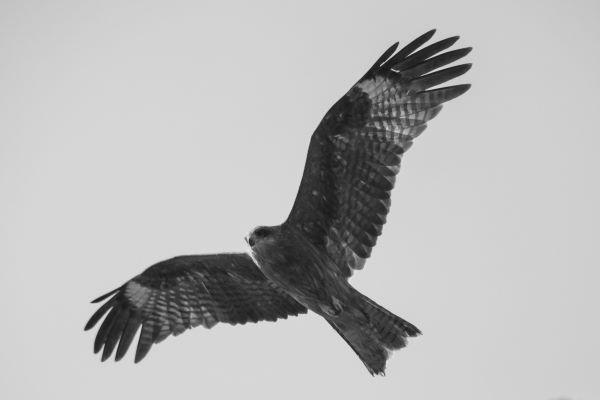
#> input picture HW/hw1_r07922106/sample4.jpg, 600 x 400 px
$ python prob2.py
#> lines starting #> are read from the running program, lines starting #| are printed output that depends on the picture
# prob2
import numpy as np
import cv2
import matplotlib.pyplot as pyplot

#(a)
img = cv2.imread("sample4.jpg")
#> img is the input picture: shape (400, 600, 3); min 0, max 237, mean 183.8
h,w,c = img.shape
#> h = 400; w = 600; c = 3
img1 = np.zeros([h,w], dtype=np.uint8)
for i in range(h):
    for j in range(w):
        img1[i][j] = img[i][j][0]
mean = 0
var = 1
gauss = np.random.normal(mean,var,(h,w))
gauss = gauss.reshape(h,w)
noisy1 = img1 + 10*gauss
noisy2 = img1 + 20*gauss
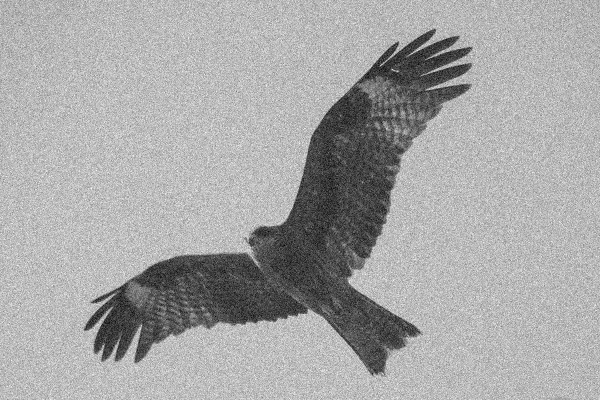
#> noisy2: shape (400, 600) float64; min -37.64, max 299.7, mean 183.8; drawn with min black and max white
cv2.imwrite("resultG1.jpg",noisy1)
cv2.imwrite("resultG2.jpg",noisy2)

#(b)
img = cv2.imread("sample4.jpg")
h,w,c = img.shape
img1 = np.zeros([h,w], dtype=np.uint8)
for i in range(h):
    for j in range(w):
        img1[i][j] = img[i][j][0]
sp = 0.5
amount = [0.025,0.05]
out = np.copy(img1)
for i in range(2):
    out = np.copy(img1)
    num_salt = np.ceil(amount[i] * img1.size * sp)
    coords = [np.random.randint(0, i - 1, int(num_salt)) for i in img1.shape]
#> (the run stopped early here; a loop or call above may not have finished)

$ run again, with HW/hw1_r07922106/sample3.jpg copied over HW/hw1_r07922106/sample4.jpg
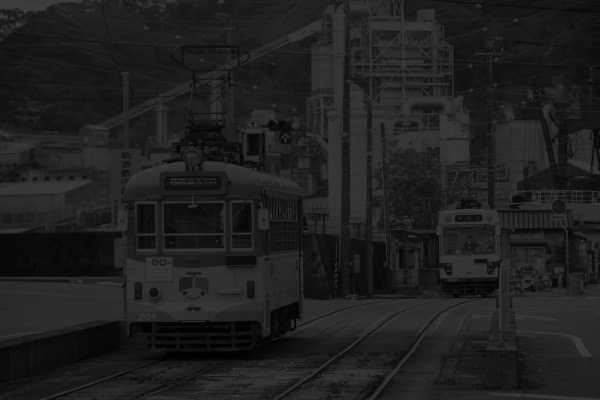
#> input picture HW/hw1_r07922106/sample3.jpg, 600 x 400 px
#> img is the input picture: shape (400, 600, 3); min 0, max 63, mean 31.3
#> `noisy1 = img1 + 10*gauss`:
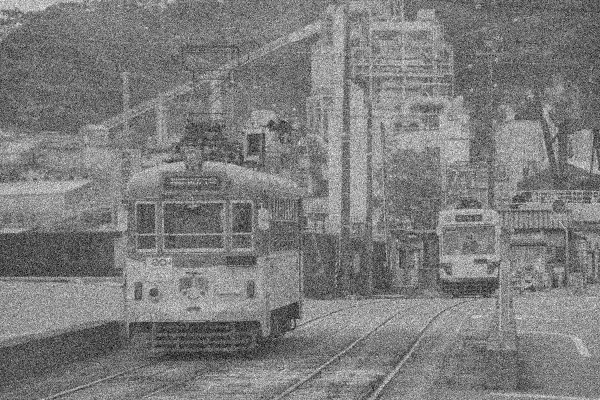
#> noisy1: shape (400, 600) float64; min -29.55, max 94.2, mean 31.3; drawn with min black and max white
#> `noisy2 = img1 + 20*gauss`:
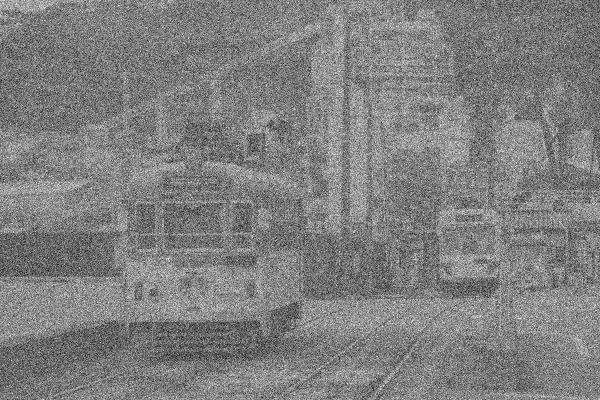
#> noisy2: shape (400, 600) float64; min -73.2, max 134.4, mean 31.3; drawn with min black and max white

$ run again, with HW/hw1_r07922106/sample5.jpg copied over HW/hw1_r07922106/sample4.jpg
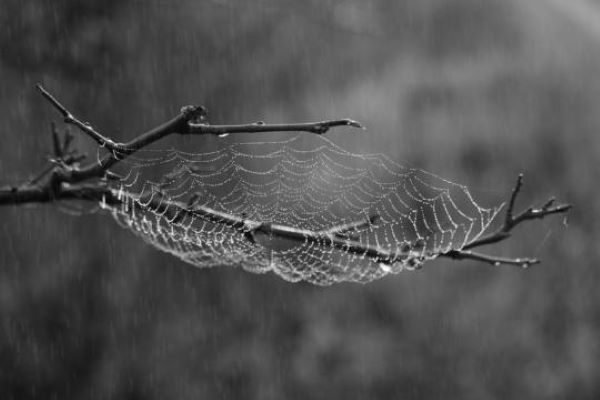
#> input picture HW/hw1_r07922106/sample5.jpg, 600 x 400 px
#> img is the input picture: shape (400, 600, 3); min 0, max 255, mean 80.8
#> `noisy2 = img1 + 20*gauss`:
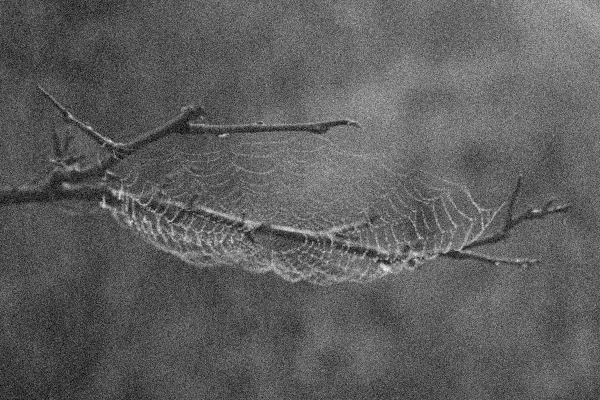
#> noisy2: shape (400, 600) float64; min -46.53, max 297, mean 80.8; drawn with min black and max white
